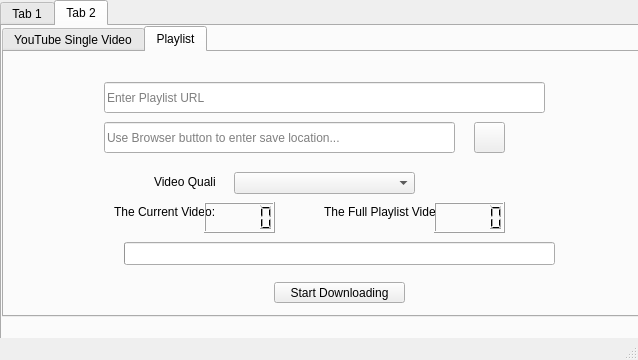
<?xml version="1.0" encoding="UTF-8"?>
<ui version="4.0">
 <class>MainWindow</class>
 <widget class="QMainWindow" name="MainWindow">
  <property name="geometry">
   <rect>
    <x>0</x>
    <y>0</y>
    <width>638</width>
    <height>360</height>
   </rect>
  </property>
  <property name="windowTitle">
   <string>MainWindow</string>
  </property>
  <widget class="QWidget" name="centralwidget">
   <widget class="QTabWidget" name="tabWidget">
    <property name="geometry">
     <rect>
      <x>0</x>
      <y>0</y>
      <width>641</width>
      <height>351</height>
     </rect>
    </property>
    <property name="layoutDirection">
     <enum>Qt::LeftToRight</enum>
    </property>
    <property name="autoFillBackground">
     <bool>true</bool>
    </property>
    <property name="currentIndex">
     <number>1</number>
    </property>
    <property name="iconSize">
     <size>
      <width>52</width>
      <height>56</height>
     </size>
    </property>
    <widget class="QWidget" name="tab">
     <attribute name="title">
      <string>Tab 1</string>
     </attribute>
     <widget class="QPushButton" name="pushButton">
      <property name="geometry">
       <rect>
        <x>280</x>
        <y>240</y>
        <width>75</width>
        <height>23</height>
       </rect>
      </property>
      <property name="text">
       <string>Download</string>
      </property>
     </widget>
     <widget class="QLineEdit" name="lineEdit">
      <property name="geometry">
       <rect>
        <x>100</x>
        <y>70</y>
        <width>431</width>
        <height>31</height>
       </rect>
      </property>
      <property name="placeholderText">
       <string>Enter download link here...</string>
      </property>
     </widget>
     <widget class="QLineEdit" name="lineEdit_2">
      <property name="geometry">
       <rect>
        <x>100</x>
        <y>120</y>
        <width>351</width>
        <height>31</height>
       </rect>
      </property>
      <property name="placeholderText">
       <string>Use Browser button to enter save location...</string>
      </property>
     </widget>
     <widget class="QPushButton" name="pushButton_3">
      <property name="geometry">
       <rect>
        <x>460</x>
        <y>120</y>
        <width>31</width>
        <height>31</height>
       </rect>
      </property>
      <property name="layoutDirection">
       <enum>Qt::LeftToRight</enum>
      </property>
      <property name="autoFillBackground">
       <bool>false</bool>
      </property>
      <property name="text">
       <string/>
      </property>
      <property name="icon">
       <iconset resource="photo.qrc">
        <normaloff>:/Icon/search.png</normaloff>:/Icon/search.png</iconset>
      </property>
      <property name="iconSize">
       <size>
        <width>20</width>
        <height>35</height>
       </size>
      </property>
      <property name="autoDefault">
       <bool>false</bool>
      </property>
     </widget>
     <widget class="QProgressBar" name="progressBar">
      <property name="geometry">
       <rect>
        <x>100</x>
        <y>190</y>
        <width>431</width>
        <height>23</height>
       </rect>
      </property>
      <property name="value">
       <number>0</number>
      </property>
      <property name="textVisible">
       <bool>false</bool>
      </property>
     </widget>
    </widget>
    <widget class="QWidget" name="tab_2">
     <attribute name="title">
      <string>Tab 2</string>
     </attribute>
     <widget class="QTabWidget" name="tabWidget_2">
      <property name="enabled">
       <bool>true</bool>
      </property>
      <property name="geometry">
       <rect>
        <x>0</x>
        <y>0</y>
        <width>641</width>
        <height>291</height>
       </rect>
      </property>
      <property name="layoutDirection">
       <enum>Qt::LeftToRight</enum>
      </property>
      <property name="tabPosition">
       <enum>QTabWidget::North</enum>
      </property>
      <property name="tabShape">
       <enum>QTabWidget::Rounded</enum>
      </property>
      <property name="currentIndex">
       <number>1</number>
      </property>
      <property name="documentMode">
       <bool>false</bool>
      </property>
      <property name="tabsClosable">
       <bool>false</bool>
      </property>
      <property name="movable">
       <bool>false</bool>
      </property>
      <property name="tabBarAutoHide">
       <bool>false</bool>
      </property>
      <widget class="QWidget" name="tab_5">
       <attribute name="title">
        <string>YouTube Single Video</string>
       </attribute>
       <widget class="QLineEdit" name="lineEdit_7">
        <property name="geometry">
         <rect>
          <x>80</x>
          <y>30</y>
          <width>351</width>
          <height>31</height>
         </rect>
        </property>
        <property name="text">
         <string/>
        </property>
        <property name="placeholderText">
         <string>Enter Video URL</string>
        </property>
       </widget>
       <widget class="QLineEdit" name="lineEdit_8">
        <property name="geometry">
         <rect>
          <x>80</x>
          <y>90</y>
          <width>351</width>
          <height>31</height>
         </rect>
        </property>
        <property name="placeholderText">
         <string>Use Browser button to enter save location...</string>
        </property>
       </widget>
       <widget class="QProgressBar" name="progressBar_3">
        <property name="geometry">
         <rect>
          <x>100</x>
          <y>190</y>
          <width>431</width>
          <height>23</height>
         </rect>
        </property>
        <property name="value">
         <number>0</number>
        </property>
        <property name="textVisible">
         <bool>false</bool>
        </property>
       </widget>
       <widget class="QPushButton" name="pushButton_7">
        <property name="geometry">
         <rect>
          <x>440</x>
          <y>30</y>
          <width>31</width>
          <height>31</height>
         </rect>
        </property>
        <property name="layoutDirection">
         <enum>Qt::RightToLeft</enum>
        </property>
        <property name="autoFillBackground">
         <bool>true</bool>
        </property>
        <property name="text">
         <string/>
        </property>
        <property name="icon">
         <iconset resource="photo.qrc">
          <normaloff>:/Icon/check.png</normaloff>:/Icon/check.png</iconset>
        </property>
        <property name="iconSize">
         <size>
          <width>22</width>
          <height>41</height>
         </size>
        </property>
       </widget>
       <widget class="QComboBox" name="comboBox">
        <property name="geometry">
         <rect>
          <x>230</x>
          <y>150</y>
          <width>181</width>
          <height>22</height>
         </rect>
        </property>
       </widget>
       <widget class="QLabel" name="label">
        <property name="geometry">
         <rect>
          <x>150</x>
          <y>150</y>
          <width>61</width>
          <height>20</height>
         </rect>
        </property>
        <property name="text">
         <string>Video Quality</string>
        </property>
       </widget>
       <widget class="QPushButton" name="pushButton_12">
        <property name="geometry">
         <rect>
          <x>250</x>
          <y>230</y>
          <width>131</width>
          <height>21</height>
         </rect>
        </property>
        <property name="text">
         <string>Start Download</string>
        </property>
       </widget>
       <widget class="QPushButton" name="pushButton_6">
        <property name="geometry">
         <rect>
          <x>440</x>
          <y>90</y>
          <width>31</width>
          <height>31</height>
         </rect>
        </property>
        <property name="layoutDirection">
         <enum>Qt::LeftToRight</enum>
        </property>
        <property name="autoFillBackground">
         <bool>false</bool>
        </property>
        <property name="text">
         <string/>
        </property>
        <property name="icon">
         <iconset resource="photo.qrc">
          <normaloff>:/Icon/search.png</normaloff>:/Icon/search.png</iconset>
        </property>
        <property name="iconSize">
         <size>
          <width>20</width>
          <height>35</height>
         </size>
        </property>
        <property name="autoDefault">
         <bool>false</bool>
        </property>
       </widget>
       <widget class="QLabel" name="label_8">
        <property name="geometry">
         <rect>
          <x>80</x>
          <y>230</y>
          <width>171</width>
          <height>20</height>
         </rect>
        </property>
        <property name="text">
         <string/>
        </property>
       </widget>
      </widget>
      <widget class="QWidget" name="tab_6">
       <attribute name="title">
        <string>Playlist</string>
       </attribute>
       <widget class="QProgressBar" name="progressBar_6">
        <property name="geometry">
         <rect>
          <x>120</x>
          <y>190</y>
          <width>431</width>
          <height>23</height>
         </rect>
        </property>
        <property name="value">
         <number>0</number>
        </property>
        <property name="textVisible">
         <bool>false</bool>
        </property>
       </widget>
       <widget class="QLineEdit" name="lineEdit_14">
        <property name="geometry">
         <rect>
          <x>100</x>
          <y>70</y>
          <width>351</width>
          <height>31</height>
         </rect>
        </property>
        <property name="placeholderText">
         <string>Use Browser button to enter save location...</string>
        </property>
       </widget>
       <widget class="QPushButton" name="pushButton_14">
        <property name="geometry">
         <rect>
          <x>270</x>
          <y>230</y>
          <width>131</width>
          <height>21</height>
         </rect>
        </property>
        <property name="text">
         <string>Start Downloading</string>
        </property>
       </widget>
       <widget class="QComboBox" name="comboBox_3">
        <property name="geometry">
         <rect>
          <x>230</x>
          <y>120</y>
          <width>181</width>
          <height>22</height>
         </rect>
        </property>
       </widget>
       <widget class="QLineEdit" name="lineEdit_13">
        <property name="geometry">
         <rect>
          <x>100</x>
          <y>30</y>
          <width>441</width>
          <height>31</height>
         </rect>
        </property>
        <property name="text">
         <string/>
        </property>
        <property name="placeholderText">
         <string>Enter Playlist URL</string>
        </property>
       </widget>
       <widget class="QLabel" name="label_5">
        <property name="geometry">
         <rect>
          <x>150</x>
          <y>120</y>
          <width>61</width>
          <height>20</height>
         </rect>
        </property>
        <property name="text">
         <string>Video Quality</string>
        </property>
       </widget>
       <widget class="QLabel" name="label_6">
        <property name="geometry">
         <rect>
          <x>110</x>
          <y>150</y>
          <width>101</width>
          <height>20</height>
         </rect>
        </property>
        <property name="text">
         <string>The Current Video:</string>
        </property>
       </widget>
       <widget class="QLCDNumber" name="lcdNumber">
        <property name="geometry">
         <rect>
          <x>200</x>
          <y>150</y>
          <width>71</width>
          <height>31</height>
         </rect>
        </property>
       </widget>
       <widget class="QLCDNumber" name="lcdNumber_2">
        <property name="geometry">
         <rect>
          <x>430</x>
          <y>150</y>
          <width>71</width>
          <height>31</height>
         </rect>
        </property>
        <property name="styleSheet">
         <string notr="true">color:rgb(0, 0, 0);</string>
        </property>
       </widget>
       <widget class="QLabel" name="label_7">
        <property name="geometry">
         <rect>
          <x>320</x>
          <y>150</y>
          <width>111</width>
          <height>20</height>
         </rect>
        </property>
        <property name="text">
         <string>The Full Playlist Video:</string>
        </property>
       </widget>
       <widget class="QPushButton" name="pushButton_13">
        <property name="geometry">
         <rect>
          <x>470</x>
          <y>70</y>
          <width>31</width>
          <height>31</height>
         </rect>
        </property>
        <property name="layoutDirection">
         <enum>Qt::LeftToRight</enum>
        </property>
        <property name="autoFillBackground">
         <bool>false</bool>
        </property>
        <property name="text">
         <string/>
        </property>
        <property name="icon">
         <iconset resource="photo.qrc">
          <normaloff>:/Icon/search.png</normaloff>:/Icon/search.png</iconset>
        </property>
        <property name="iconSize">
         <size>
          <width>20</width>
          <height>35</height>
         </size>
        </property>
        <property name="autoDefault">
         <bool>false</bool>
        </property>
       </widget>
      </widget>
     </widget>
    </widget>
   </widget>
  </widget>
  <widget class="QMenuBar" name="menubar">
   <property name="geometry">
    <rect>
     <x>0</x>
     <y>0</y>
     <width>638</width>
     <height>21</height>
    </rect>
   </property>
  </widget>
  <widget class="QStatusBar" name="statusbar"/>
 </widget>
 <resources>
  <include location="photo.qrc"/>
 </resources>
 <connections/>
</ui>
